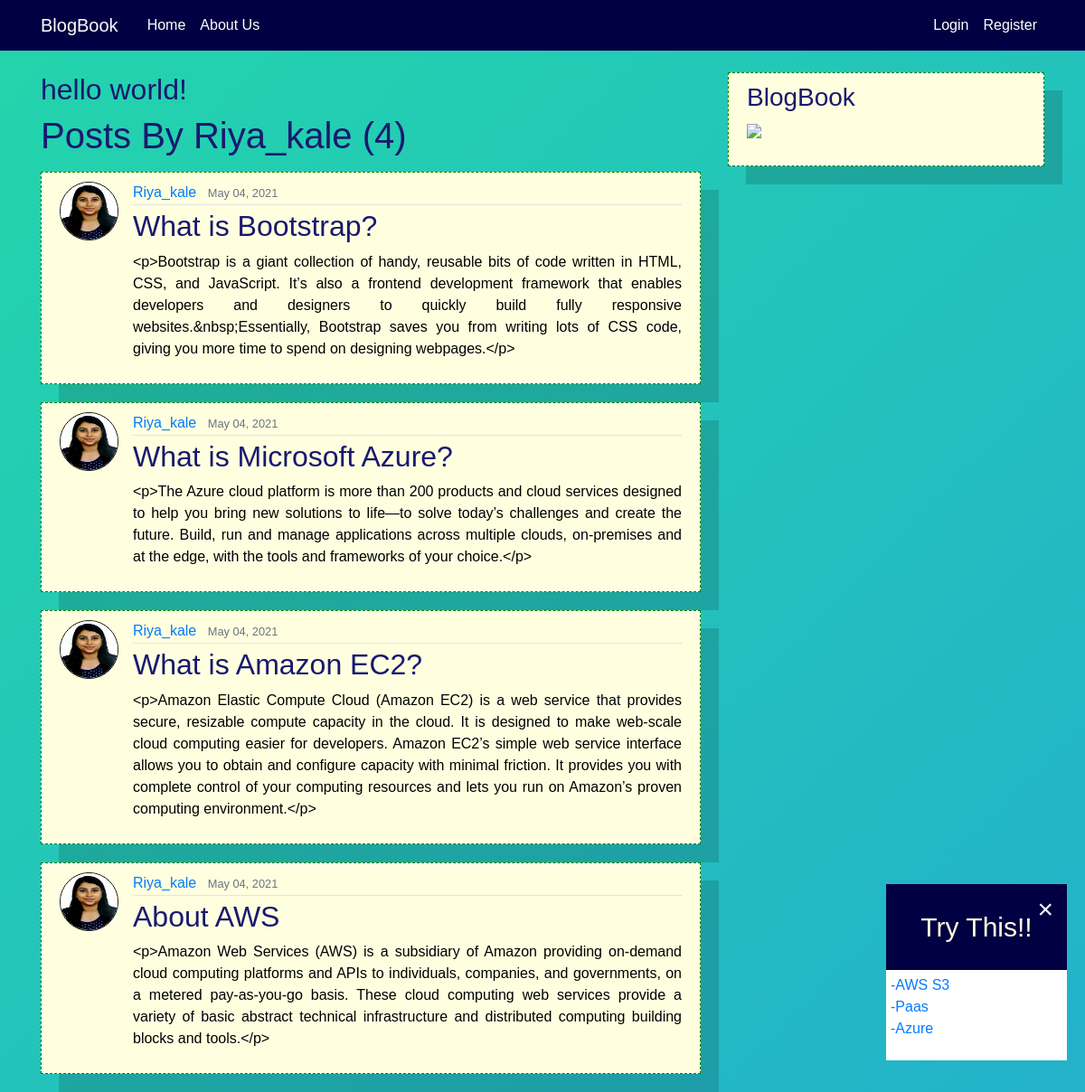
/user/Riya_kale/, run on the app's committed database.
### blog/models.py (models this page shows, shortened)
class Post(models.Model):
    author = models.ForeignKey(
        settings.AUTH_USER_MODEL, on_delete=models.CASCADE)
    title = models.CharField(max_length=100)
    content = models.TextField()
    liked = models.ManyToManyField(
        settings.AUTH_USER_MODEL, blank=True, related_name='liked')
    date_posted = models.DateTimeField(default=timezone.now)
    objects = PostManager()
    class Meta:
        ordering = ('-date_posted', )

### users/models.py (models this page shows, shortened)
class Profile(models.Model):
    user = models.OneToOneField(User, on_delete=models.CASCADE)
    image = models.ImageField(default='default.jpg', upload_to='profile_pics')

### blog/views.py (the view)
# urls.py: path('user/<str:username>/', UserPostListView.as_view(), name='user_posts'),
class UserPostListView(ListView):
    model = Post
    template_name = 'blog/user_posts.html'
    context_object_name = 'posts'
    paginate_by = 5
    def get_queryset(self):
        user = get_object_or_404(User, username=self.kwargs.get('username'))
        return Post.objects.filter(author=user).order_by('-date_posted')

### blog/templates/blog/user_posts.html (shortened to what this page needs)
{% extends "blog/base.html" %}
{% block content %}
<html>
<head>
</head>
<body> <h2> hello world! </h2>
 </body> </html>
<div class="page1">
    <h1 class="mb-3">Posts By {{view.kwargs.username}} ({{ page_obj.paginator.count }})</h1>
    {% for post in posts %}
        <article class="media content-section">
          <img class="rounded-circle article-img" src="{{ post.author.profile.image.url }}">
          <div class="media-body">
            <div class="article-metadata">
              <a class="mr-2" href="{% url 'user_posts' post.author.username %}">{{ post.author }}</a>
              <small class="text-muted">{{ post.date_posted|date:"F d, Y" }}</small>
            </div>
          <h2><a class="article-title" href="{% url 'post_detail' post.pk %}">{{ post.title }}</a></h2>
            <p class="article-content">{{ post.content }}</p>
          </div>
        </article>
    {% endfor %}
</div>
{% endblock content %}

### web/static/css/main.css (style rules this page uses)
body { background: linear-gradient(-45deg, #581845, #e73c7e, #23a6d5, #23d5ab); background-size: 400% 400%; animation: gradient 5s ease infinite; color: #333333; margin-top: 5rem; }
h1, h2, h3, h4, h5, h6 { color: #191970; }
.content-section { box-shadow: 20px 20px rgba(0,0,0,.15); background: #FFFFE0; padding: 10px 20px; border: 1px solid green; margin-bottom: 20px; color: #000000; text-align: justify; border-style: dashed; }
.article-title { color: #191970; }
.article-content { white-space: pre-line; }
.article-img { height: 65px; width: 65px; margin-right: 16px; border-color: black; border:1px solid black ; }
.article-metadata { padding-bottom: 1px; margin-bottom: 4px; border-bottom: 1px solid #e3e3e3 }

### blog/templates/blog/base.html (style rules this page uses)
body { font-family: Arial, Helvetica, sans-serif; }

### data on the page
Post: author.profile.image (picture), author "Riya_kale", date_posted "May 04, 2021", title "What is Bootstrap?", content "<p>Bootstrap is a giant collection of handy, reusable bits of code written in HTML, CSS, and JavaScript. It’s also a frontend development framework that enables developers and designers to quickly build fully responsive websites.&nbsp;Essentially, Bootstrap saves you from writing lots of CSS code, giving you more time to spend on designing webpages.</p>"
Post: author.profile.image (picture), author "Riya_kale", date_posted "May 04, 2021", title "What is Microsoft Azure?", content "<p>The Azure cloud platform is more than 200 products and cloud services designed to help you bring new solutions to life—to solve today’s challenges and create the future. Build, run and manage applications across multiple clouds, on-premises and at the edge, with the tools and frameworks of your choice.</p>"
Post: author.profile.image (picture), author "Riya_kale", date_posted "May 04, 2021", title "What is Amazon EC2?", content "<p>Amazon Elastic Compute Cloud (Amazon EC2) is a web service that provides secure, resizable compute capacity in the cloud. It is designed to make web-scale cloud computing easier for developers. Amazon EC2’s simple web service interface allows you to obtain and configure capacity with minimal friction. It provides you with complete control of your computing resources and lets you run on Amazon’s proven computing environment.</p>"
Post: author.profile.image (picture), author "Riya_kale", date_posted "May 04, 2021", title "About AWS", content "<p>Amazon Web Services (AWS) is a subsidiary of Amazon providing on-demand cloud computing platforms and APIs to individuals, companies, and governments, on a metered pay-as-you-go basis. These cloud computing web services provide a variety of basic abstract technical infrastructure and distributed computing building blocks and tools.</p>"

### other printed values
{{ view.kwargs.username }} "Riya_kale"
{{ page_obj.paginator.count }} "4"
